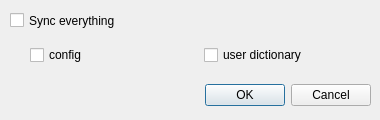
<?xml version="1.0" encoding="UTF-8"?>
<ui version="4.0">
 <class>SyncCustomizeDialog</class>
 <widget class="QDialog" name="SyncCustomizeDialog">
  <property name="geometry">
   <rect>
    <x>0</x>
    <y>0</y>
    <width>380</width>
    <height>120</height>
   </rect>
  </property>
  <property name="minimumSize">
   <size>
    <width>380</width>
    <height>120</height>
   </size>
  </property>
  <property name="maximumSize">
   <size>
    <width>380</width>
    <height>120</height>
   </size>
  </property>
  <property name="windowTitle">
   <string>Dialog</string>
  </property>
  <widget class="QDialogButtonBox" name="buttonBox">
   <property name="geometry">
    <rect>
     <x>30</x>
     <y>80</y>
     <width>341</width>
     <height>31</height>
    </rect>
   </property>
   <property name="orientation">
    <enum>Qt::Horizontal</enum>
   </property>
   <property name="standardButtons">
    <set>QDialogButtonBox::Cancel|QDialogButtonBox::Ok</set>
   </property>
  </widget>
  <widget class="QCheckBox" name="syncEverythingCheckbox">
   <property name="geometry">
    <rect>
     <x>10</x>
     <y>10</y>
     <width>361</width>
     <height>21</height>
    </rect>
   </property>
   <property name="text">
    <string>Sync everything</string>
   </property>
  </widget>
  <widget class="QWidget" name="gridLayoutWidget">
   <property name="geometry">
    <rect>
     <x>30</x>
     <y>40</y>
     <width>341</width>
     <height>31</height>
    </rect>
   </property>
   <layout class="QGridLayout" name="gridLayout">
    <item row="0" column="0">
     <widget class="QCheckBox" name="syncConfigCheckbox">
      <property name="text">
       <string>config</string>
      </property>
     </widget>
    </item>
    <item row="0" column="1">
     <widget class="QCheckBox" name="syncUserDictionaryCheckbox">
      <property name="text">
       <string>user dictionary</string>
      </property>
     </widget>
    </item>
   </layout>
  </widget>
 </widget>
 <resources/>
 <connections>
  <connection>
   <sender>buttonBox</sender>
   <signal>accepted()</signal>
   <receiver>SyncCustomizeDialog</receiver>
   <slot>accept()</slot>
   <hints>
    <hint type="sourcelabel">
     <x>248</x>
     <y>254</y>
    </hint>
    <hint type="destinationlabel">
     <x>157</x>
     <y>274</y>
    </hint>
   </hints>
  </connection>
  <connection>
   <sender>buttonBox</sender>
   <signal>rejected()</signal>
   <receiver>SyncCustomizeDialog</receiver>
   <slot>reject()</slot>
   <hints>
    <hint type="sourcelabel">
     <x>316</x>
     <y>260</y>
    </hint>
    <hint type="destinationlabel">
     <x>286</x>
     <y>274</y>
    </hint>
   </hints>
  </connection>
 </connections>
</ui>
